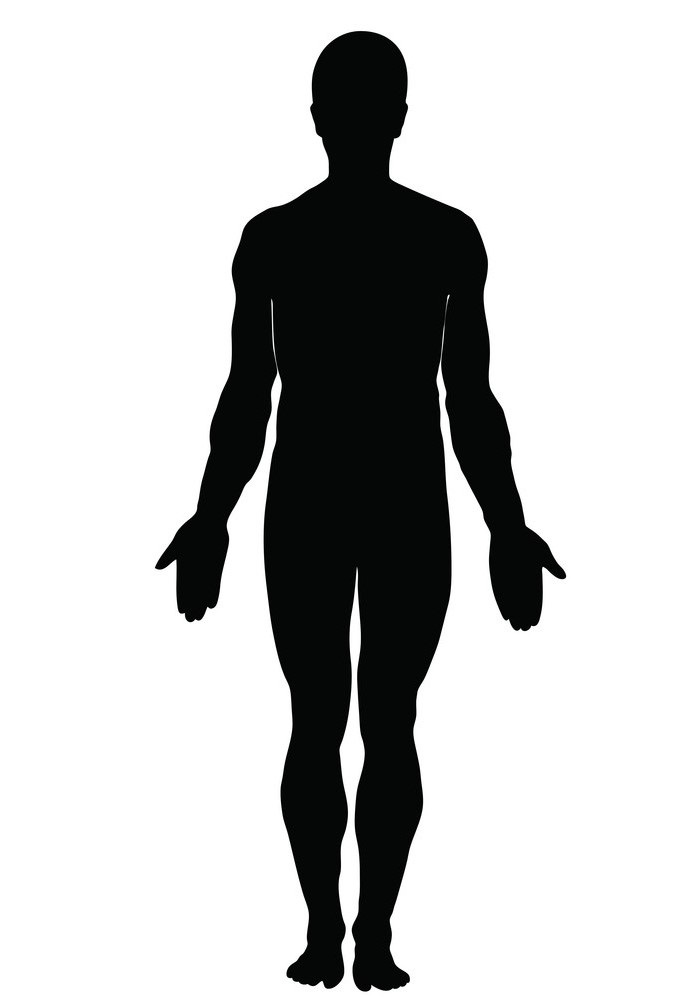
#> input picture Week4/ra.jpg, 697 x 997 px
$ python colorband4.py
#> lines starting #> are read from the running program, lines starting #| are printed output that depends on the picture; after the words box and inside, x2 and y2 are one past the last pixel; in counts of white or black regions, pixels touching at a corner belong together
import cv2
import numpy as np
import pandas as pd

img = cv2.imread('ra.jpg')
#> img is the input picture: shape (997, 697, 3); mean B, G, R 196.1, 196.4, 195.9

def firstime():
        #Loop to get top and bottom values of the human from the image
    global height
    global width
    global blackmin
    global blackmax

    for i in range(width):
        for j in range(height):
            if (img.item(j,i,0)==0):
                if j>blackmax:
                    blackmax=j
                if j<blackmin:
                    blackmin=j
    print(blackmin)
    print(blackmax)

# height, width = img.shape[:2]
# width, height = cv.GetSize(src)
height = np.size(img, 0)
#> height = 997
width = np.size(img, 1)
#> width = 697
blackmin = height
#> blackmin = 997
blackmax = 0
print(width)
#| 697
print(height)
#| 997

firstime()
#> after the loop in firstime, `for i in range(width):`: blackmin = 32
#| 32
#| 990

donothave = 33
have = 100 - donothave


height0 = blackmin - 4
#> height0 = 28
height1 = blackmax + 4
#> height1 = 994

want0 = int(have*((height1-height0)/100))
#> want0 = 647
# want1 = int(2*(height/3))
# print(want)

for i in range(width):
    for j in range(height0,want0):
        img.itemset((j,i,2),255)
        img.itemset((j,i,0),255)
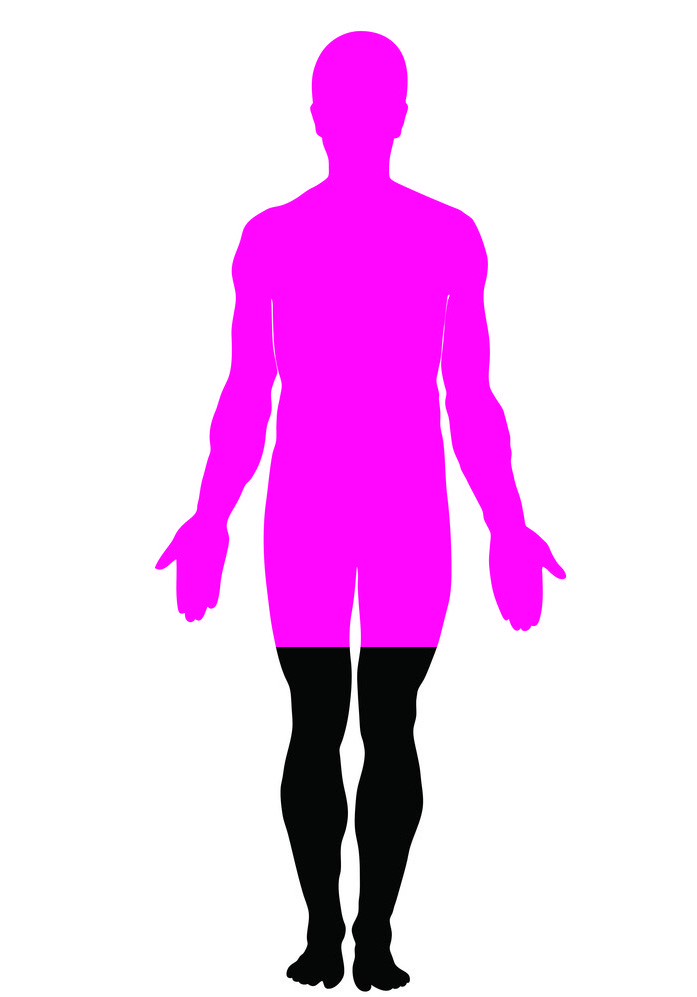
#> img: shape (997, 697, 3); mean B, G, R 242.1, 196.4, 242
for i in range(width):
    for j in range(want0,height1):
        img.itemset((j,i,1),255)
# for i in range(width):
#     for j in range(want0,height):
#         # img.itemset((j,i,2),255)
        img.itemset((j,i,0),255)
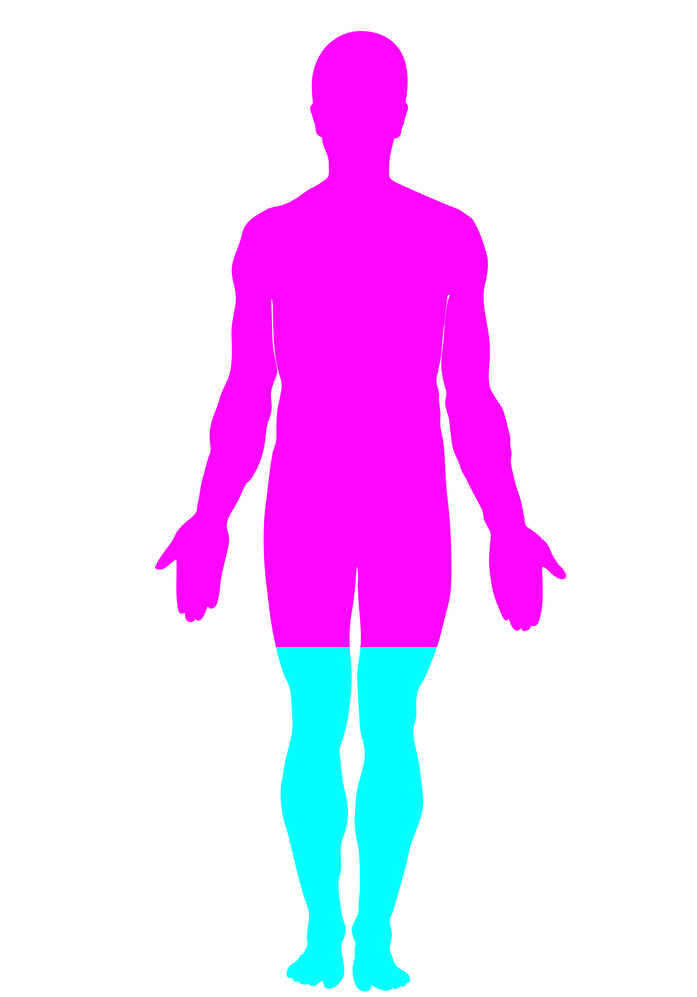
#> img: shape (997, 697, 3); 6.05% of pixels changed, all inside (x1, y1, x2, y2) = (272, 647, 440, 994)
cv2.imshow('image',img)
cv2.waitKey(0)
cv2.destroyAllWindows()

$ run again, with Week4/rac.jpg copied over Week4/ra.jpg
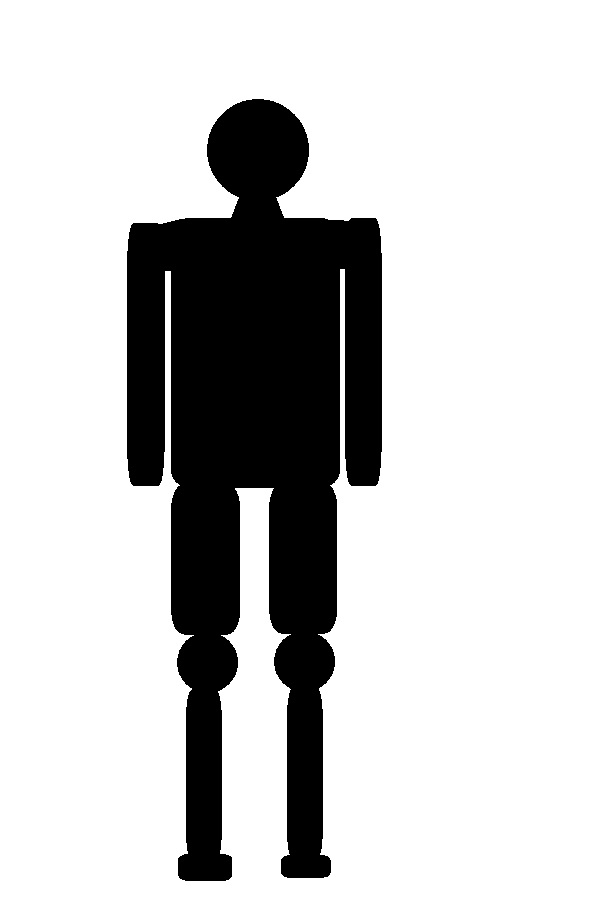
#> input picture Week4/rac.jpg, 600 x 900 px
#> img is the input picture: shape (900, 600, 3); min 0, max 255, mean 201.2
#> height = 900
#> width = 600
#> `blackmin = height`: blackmin = 900
#| 600
#| 900
#> after the loop in firstime, `for i in range(width):`: blackmin = 99
#| 99
#| 880
#> height0 = 95
#> want0 = 528
#> after the loop `for i in range(width):`:
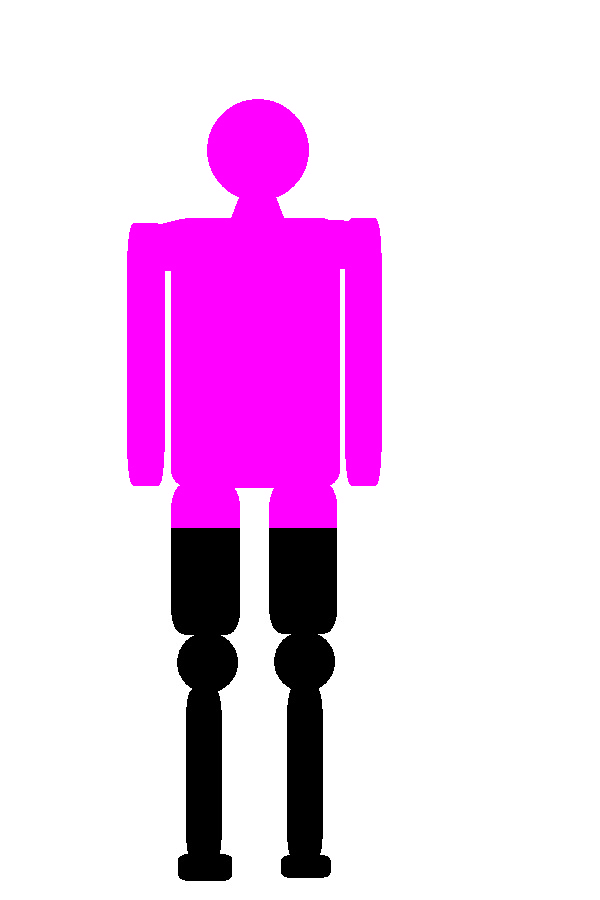
#> img: shape (900, 600, 3); 15.08% of pixels changed, all inside (x1, y1, x2, y2) = (120, 96, 384, 528)
#> after the loop `for i in range(width):`:
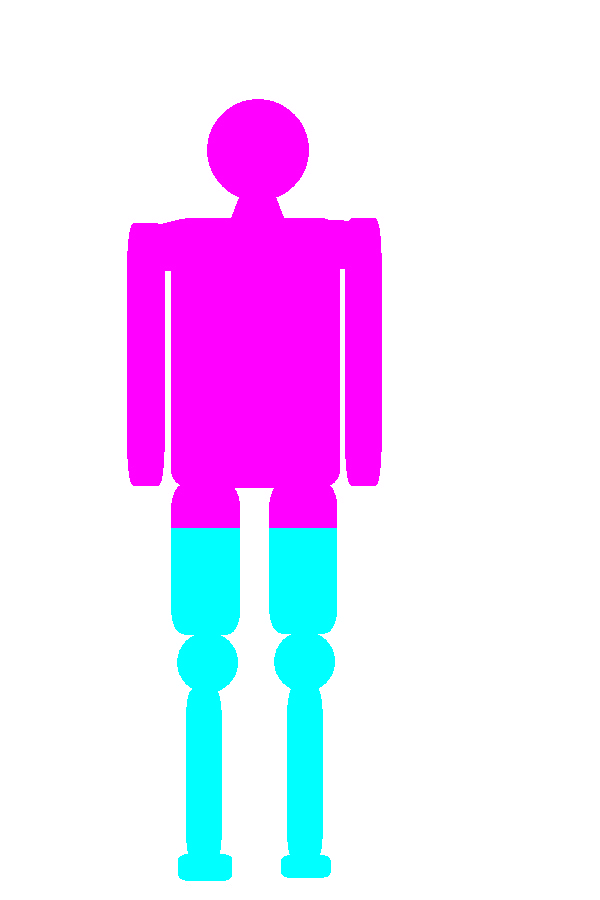
#> img: shape (900, 600, 3); 6.53% of pixels changed, all inside (x1, y1, x2, y2) = (168, 528, 344, 884)
